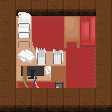

A 2D game scene composited from a Tiled map and its tileset images. What follows is a short description and the map's XML, with every tile layer's data as written:
An orthogonal 7x7 tile map with 16x16 px tiles, 2 tile layers (Tile Layer 1, Tile Layer 2), 4 tilesets and 7 objects.

<map version="1.2" tiledversion="1.3.2" orientation="orthogonal" renderorder="right-down" compressionlevel="0" width="7" height="7" tilewidth="16" tileheight="16" infinite="0" nextlayerid="4" nextobjectid="8">
 <editorsettings>
  <export target="../room.json" format="json" />
 </editorsettings>
 <tileset firstgid="1" source="wall.tsx" />
 <tileset firstgid="5" source="carpet.tsx" />
 <tileset firstgid="14" source="furniture.tsx" />
 <tileset firstgid="17" name="wallembedd" tilewidth="16" tileheight="16" tilecount="4" columns="4">
  <image source="../packages/friengine-test-utils/src/assets/wall.png" width="64" height="24" />
 </tileset>
 <layer id="1" name="Tile Layer 1" width="7" height="7">
  <data encoding="csv">
0,0,0,0,0,0,0,
0,5,6,6,6,7,0,
0,8,9,9,9,10,0,
0,8,9,9,9,10,0,
0,8,9,9,9,10,0,
0,11,12,12,12,13,0,
0,0,0,0,0,0,0
</data>
 </layer>
 <layer id="2" name="Tile Layer 2" width="7" height="7">
  <data encoding="csv">
1,4,1,3,4,4,2,
3,0,0,0,0,0,4,
4,0,0,0,16,15,4,
2,0,0,0,0,0,2,
3,0,0,0,0,0,1,
1,14,0,0,0,0,4,
1,3,4,1,1,4,3
</data>
 </layer>
 <objectgroup id="3" name="Object Layer 1">
  <object id="1" x="13.6364" y="34.5455">
   <point />
  </object>
  <object id="2" x="45.6364" y="29.4545">
   <ellipse />
  </object>
  <object id="3" x="15.8182" y="59.6364">
   <polygon points="0,0 6.18182,18.5455 23.2727,9.09091" />
  </object>
  <object id="4" x="62" y="56.9091" width="0.181818" height="0.181818" />
  <object id="5" x="87.4545" y="60.1818" />
  <object id="6" x="54" y="69.6364" width="24" height="10.5455" />
  <object id="7" x="57.4545" y="90.5455" />
 </objectgroup>
</map>